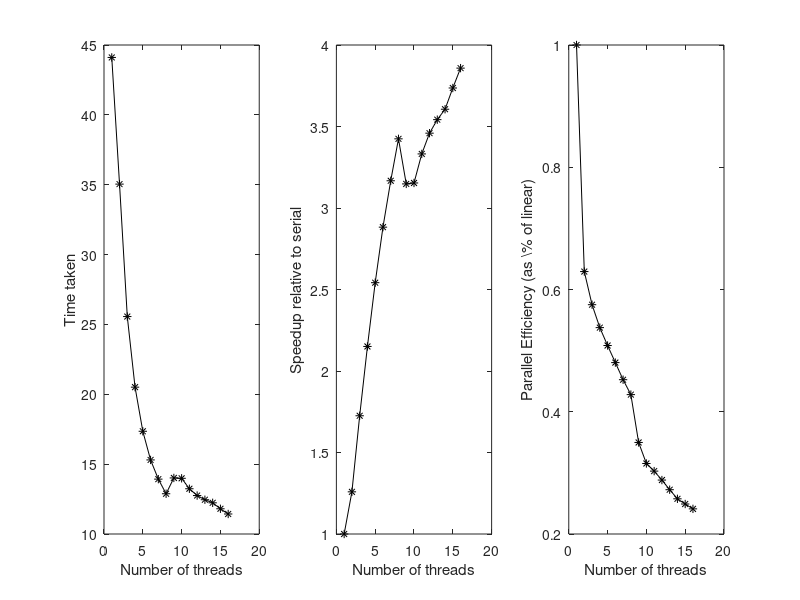

Recreate this plot in MATLAB. (Note: this script raises an error after producing the figure.)
clear alll; close all;

t = load('timings.txt');
P = (1:length(t))';

figure();

subplot(1,3,1);
plot(P, t, 'k-*');
xlabel('Number of threads');
ylabel('Time taken');

subplot(1,3,2);
plot(P, t(1)./t, 'k-*');
xlabel('Number of threads');
ylabel('Speedup relative to serial');

subplot(1,3,3);
plot(P, t(1) ./ (P.*t), 'k-*');
xlabel('Number of threads');
ylabel('Parallel Efficiency (as \% of linear)');

sgtitle('Large regression scaling study w/o replacement');
